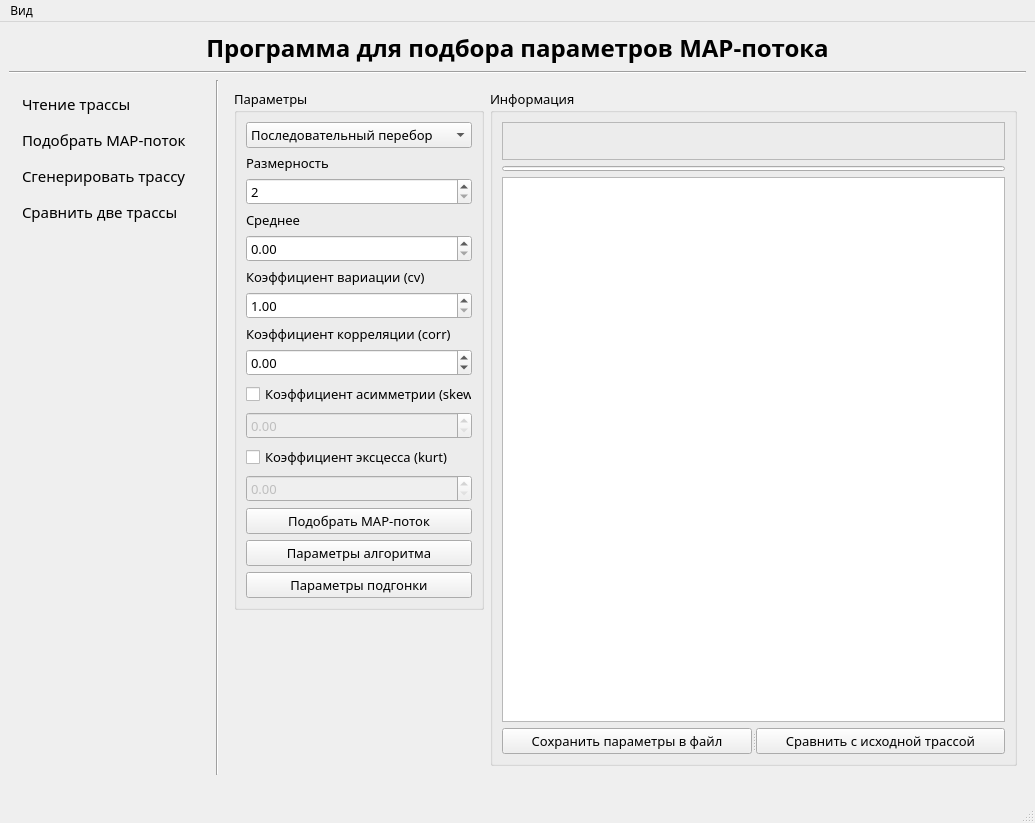
<?xml version="1.0" encoding="UTF-8"?>
<ui version="4.0">
 <class>MainWindow</class>
 <widget class="QMainWindow" name="MainWindow">
  <property name="geometry">
   <rect>
    <x>0</x>
    <y>0</y>
    <width>1035</width>
    <height>823</height>
   </rect>
  </property>
  <property name="sizePolicy">
   <sizepolicy hsizetype="Preferred" vsizetype="Preferred">
    <horstretch>0</horstretch>
    <verstretch>0</verstretch>
   </sizepolicy>
  </property>
  <property name="minimumSize">
   <size>
    <width>1035</width>
    <height>823</height>
   </size>
  </property>
  <property name="maximumSize">
   <size>
    <width>10000</width>
    <height>10000</height>
   </size>
  </property>
  <property name="baseSize">
   <size>
    <width>800</width>
    <height>5</height>
   </size>
  </property>
  <property name="font">
   <font>
    <family>Microsoft JhengHei</family>
    <pointsize>18</pointsize>
    <bold>true</bold>
   </font>
  </property>
  <property name="windowTitle">
   <string>Подбор параметров MAP-потока</string>
  </property>
  <property name="dockOptions">
   <set>QMainWindow::DockOption::AllowTabbedDocks|QMainWindow::DockOption::AnimatedDocks</set>
  </property>
  <widget class="QWidget" name="centralwidget">
   <layout class="QVBoxLayout" name="verticalLayout_11">
    <item>
     <widget class="QLabel" name="title">
      <property name="layoutDirection">
       <enum>Qt::LayoutDirection::LeftToRight</enum>
      </property>
      <property name="text">
       <string>Программа для подбора параметров MAP-потока</string>
      </property>
      <property name="alignment">
       <set>Qt::AlignmentFlag::AlignCenter</set>
      </property>
     </widget>
    </item>
    <item>
     <widget class="Line" name="line">
      <property name="orientation">
       <enum>Qt::Orientation::Horizontal</enum>
      </property>
     </widget>
    </item>
    <item>
     <layout class="QHBoxLayout" name="horizontalLayout_5">
      <item alignment="Qt::AlignmentFlag::AlignTop">
       <widget class="QWidget" name="buttons" native="true">
        <property name="styleSheet">
         <string notr="true">QPushButton {
    text-align: left;
    border-radius: 6px;
    padding: 4px;
    padding-right: 15px;
	color: palette(ButtonText);
}

QPushButton:hover {
    background-color: palette(mid);
}

QPushButton:checked {
    background-color: palette(highlight);
    color: palette(highlighted-text);
}</string>
        </property>
        <layout class="QVBoxLayout" name="verticalLayout_4">
         <item>
          <widget class="QPushButton" name="btnPageTrace">
           <property name="font">
            <font>
             <family>Microsoft JhengHei</family>
             <pointsize>11</pointsize>
             <bold>false</bold>
             <kerning>true</kerning>
            </font>
           </property>
           <property name="layoutDirection">
            <enum>Qt::LayoutDirection::LeftToRight</enum>
           </property>
           <property name="styleSheet">
            <string notr="true">QPushButton {
    text-align: left;
    border-radius: 6px;
    padding: 4px;
    padding-right: 15px;
}

QPushButton:hover {
    background-color: palette(mid);
}

QPushButton:checked {
    background-color: palette(highlight);
    color: palette(highlighted-text);
}</string>
           </property>
           <property name="text">
            <string>Чтение трассы</string>
           </property>
           <property name="checkable">
            <bool>true</bool>
           </property>
           <property name="checked">
            <bool>false</bool>
           </property>
           <property name="autoExclusive">
            <bool>false</bool>
           </property>
          </widget>
         </item>
         <item>
          <widget class="QPushButton" name="btnPageSearch">
           <property name="font">
            <font>
             <family>Microsoft JhengHei</family>
             <pointsize>11</pointsize>
             <bold>false</bold>
            </font>
           </property>
           <property name="acceptDrops">
            <bool>false</bool>
           </property>
           <property name="autoFillBackground">
            <bool>false</bool>
           </property>
           <property name="styleSheet">
            <string notr="true">QPushButton {
    text-align: left;
    border-radius: 6px;
    padding: 4px;
    padding-right: 15px;
	color: palette(ButtonText);
}

QPushButton:hover {
    background-color: palette(mid);
}

QPushButton:checked {
    background-color: palette(highlight);
    color: palette(highlighted-text);
}</string>
           </property>
           <property name="text">
            <string>Подобрать MAP-поток</string>
           </property>
           <property name="checkable">
            <bool>true</bool>
           </property>
           <property name="checked">
            <bool>false</bool>
           </property>
           <property name="autoDefault">
            <bool>false</bool>
           </property>
           <property name="default">
            <bool>false</bool>
           </property>
           <property name="flat">
            <bool>false</bool>
           </property>
          </widget>
         </item>
         <item>
          <widget class="QPushButton" name="btnPageGenerate">
           <property name="font">
            <font>
             <family>Microsoft JhengHei</family>
             <pointsize>11</pointsize>
             <bold>false</bold>
            </font>
           </property>
           <property name="styleSheet">
            <string notr="true">QPushButton {
    text-align: left;
    border-radius: 6px;
    padding: 4px;
    padding-right: 15px;
}

QPushButton:hover {
    background-color: palette(mid);
}

QPushButton:checked {
    background-color: palette(highlight);
    color: palette(highlighted-text);
}</string>
           </property>
           <property name="text">
            <string>Сгенерировать трассу</string>
           </property>
           <property name="checkable">
            <bool>true</bool>
           </property>
          </widget>
         </item>
         <item>
          <widget class="QPushButton" name="btnPageCompare">
           <property name="font">
            <font>
             <family>Microsoft JhengHei</family>
             <pointsize>11</pointsize>
             <bold>false</bold>
            </font>
           </property>
           <property name="styleSheet">
            <string notr="true">QPushButton {
    text-align: left;
    border-radius: 6px;
    padding: 4px;
    padding-right: 15px;
}

QPushButton:hover {
    background-color: palette(mid);
}

QPushButton:checked {
    background-color: palette(highlight);
    color: palette(highlighted-text);
}</string>
           </property>
           <property name="text">
            <string>Сравнить две трассы</string>
           </property>
           <property name="checkable">
            <bool>true</bool>
           </property>
          </widget>
         </item>
        </layout>
       </widget>
      </item>
      <item>
       <widget class="Line" name="line_2">
        <property name="orientation">
         <enum>Qt::Orientation::Vertical</enum>
        </property>
       </widget>
      </item>
      <item>
       <widget class="QStackedWidget" name="stackedWidget">
        <property name="font">
         <font>
          <family>Microsoft JhengHei</family>
          <pointsize>10</pointsize>
          <bold>false</bold>
         </font>
        </property>
        <property name="autoFillBackground">
         <bool>false</bool>
        </property>
        <property name="styleSheet">
         <string notr="true"/>
        </property>
        <property name="currentIndex">
         <number>2</number>
        </property>
        <widget class="QWidget" name="startPage">
         <layout class="QVBoxLayout" name="verticalLayout_2">
          <item>
           <widget class="QTextBrowser" name="textBrowser">
            <property name="html">
             <string>&lt;!DOCTYPE HTML PUBLIC &quot;-//W3C//DTD HTML 4.0//EN&quot; &quot;http://www.w3.org/TR/REC-html40/strict.dtd&quot;&gt;
&lt;html&gt;&lt;head&gt;&lt;meta name=&quot;qrichtext&quot; content=&quot;1&quot; /&gt;&lt;meta charset=&quot;utf-8&quot; /&gt;&lt;style type=&quot;text/css&quot;&gt;
p, li { white-space: pre-wrap; }
hr { height: 1px; border-width: 0; }
li.unchecked::marker { content: &quot;\2610&quot;; }
li.checked::marker { content: &quot;\2612&quot;; }
&lt;/style&gt;&lt;/head&gt;&lt;body style=&quot; font-family:'Microsoft JhengHei'; font-size:10pt; font-weight:400; font-style:normal;&quot;&gt;
&lt;p style=&quot; margin-top:0px; margin-bottom:0px; margin-left:0px; margin-right:0px; -qt-block-indent:0; text-indent:0px;&quot;&gt;&lt;span style=&quot; font-size:12pt;&quot;&gt;Данная программа предназначена для подбора параметров MAP-потока. Для навигации по программе необходимо нажать необходимые кнопки снизу.&lt;/span&gt;&lt;/p&gt;
&lt;p style=&quot;-qt-paragraph-type:empty; margin-top:0px; margin-bottom:0px; margin-left:0px; margin-right:0px; -qt-block-indent:0; text-indent:0px; font-size:12pt;&quot;&gt;&lt;br /&gt;&lt;/p&gt;
&lt;p style=&quot; margin-top:0px; margin-bottom:0px; margin-left:0px; margin-right:0px; -qt-block-indent:0; text-indent:0px;&quot;&gt;&lt;span style=&quot; font-size:12pt;&quot;&gt;Кнопка &amp;quot;&lt;/span&gt;&lt;span style=&quot; font-size:12pt; font-weight:700;&quot;&gt;Считать трассу&lt;/span&gt;&lt;span style=&quot; font-size:12pt;&quot;&gt;&amp;quot; позволяет проанализировать имеющуюся выборку с моментами наступления событий и получить выборочные числовые характеристики для длин интервалов.&lt;/span&gt;&lt;/p&gt;
&lt;p style=&quot;-qt-paragraph-type:empty; margin-top:0px; margin-bottom:0px; margin-left:0px; margin-right:0px; -qt-block-indent:0; text-indent:0px; font-size:12pt;&quot;&gt;&lt;br /&gt;&lt;/p&gt;
&lt;p style=&quot; margin-top:0px; margin-bottom:0px; margin-left:0px; margin-right:0px; -qt-block-indent:0; text-indent:0px;&quot;&gt;&lt;span style=&quot; font-size:12pt;&quot;&gt;Кнопка &amp;quot;&lt;/span&gt;&lt;span style=&quot; font-size:12pt; font-weight:700;&quot;&gt;Подобрать MAP-поток&lt;/span&gt;&lt;span style=&quot; font-size:12pt;&quot;&gt;&amp;quot; позволяет подобрать параметры для MAP-потока таким образом, чтобы его числовые характеристики длин интервалов были близки к заданным.&lt;br /&gt;&lt;/span&gt;&lt;/p&gt;
&lt;p style=&quot; margin-top:0px; margin-bottom:0px; margin-left:0px; margin-right:0px; -qt-block-indent:0; text-indent:0px;&quot;&gt;&lt;span style=&quot; font-size:12pt;&quot;&gt;Кнопка &amp;quot;&lt;/span&gt;&lt;span style=&quot; font-size:12pt; font-weight:700;&quot;&gt;Сгенерировать трассу&amp;quot; &lt;/span&gt;&lt;span style=&quot; font-size:12pt;&quot;&gt;позволяет сгенерировать выборку с моментами наступления событий по заданным параметрам MAP-потока&lt;br /&gt;&lt;br /&gt;Кнопка &amp;quot;&lt;/span&gt;&lt;span style=&quot; font-size:12pt; font-weight:700;&quot;&gt;Сравнить две трассы&amp;quot; &lt;/span&gt;&lt;span style=&quot; font-size:12pt;&quot;&gt;позволяет сравнить две трассы по распределению числа событий в выборке&lt;/span&gt;&lt;/p&gt;&lt;/body&gt;&lt;/html&gt;</string>
            </property>
           </widget>
          </item>
         </layout>
        </widget>
        <widget class="QWidget" name="tracePage">
         <layout class="QVBoxLayout" name="verticalLayout_9">
          <item>
           <widget class="QLabel" name="label">
            <property name="font">
             <font>
              <family>Microsoft JhengHei</family>
              <pointsize>10</pointsize>
              <bold>true</bold>
             </font>
            </property>
            <property name="text">
             <string>Числовые характеристики длин интервалов трассы</string>
            </property>
            <property name="alignment">
             <set>Qt::AlignmentFlag::AlignCenter</set>
            </property>
           </widget>
          </item>
          <item>
           <widget class="QTextEdit" name="textEdit">
            <property name="font">
             <font>
              <family>Microsoft JhengHei</family>
              <pointsize>10</pointsize>
              <bold>false</bold>
             </font>
            </property>
            <property name="readOnly">
             <bool>true</bool>
            </property>
            <property name="html">
             <string>&lt;!DOCTYPE HTML PUBLIC &quot;-//W3C//DTD HTML 4.0//EN&quot; &quot;http://www.w3.org/TR/REC-html40/strict.dtd&quot;&gt;
&lt;html&gt;&lt;head&gt;&lt;meta name=&quot;qrichtext&quot; content=&quot;1&quot; /&gt;&lt;meta charset=&quot;utf-8&quot; /&gt;&lt;style type=&quot;text/css&quot;&gt;
p, li { white-space: pre-wrap; }
hr { height: 1px; border-width: 0; }
li.unchecked::marker { content: &quot;\2610&quot;; }
li.checked::marker { content: &quot;\2612&quot;; }
&lt;/style&gt;&lt;/head&gt;&lt;body style=&quot; font-family:'Microsoft JhengHei'; font-size:10pt; font-weight:400; font-style:normal;&quot;&gt;
&lt;p style=&quot; margin-top:0px; margin-bottom:0px; margin-left:0px; margin-right:0px; -qt-block-indent:0; text-indent:0px;&quot;&gt;Для корректного считывания трассы моменты наступления событий должны быть в текстовом документе (.txt). Каждый момент должен быть расположен на новой строчке.&lt;/p&gt;
&lt;p style=&quot; margin-top:0px; margin-bottom:0px; margin-left:0px; margin-right:0px; -qt-block-indent:0; text-indent:0px;&quot;&gt;Пример:&lt;/p&gt;
&lt;p style=&quot; margin-top:0px; margin-bottom:0px; margin-left:0px; margin-right:0px; -qt-block-indent:0; text-indent:0px;&quot;&gt;0.12&lt;/p&gt;
&lt;p style=&quot; margin-top:0px; margin-bottom:0px; margin-left:0px; margin-right:0px; -qt-block-indent:0; text-indent:0px;&quot;&gt;0.45&lt;/p&gt;
&lt;p style=&quot; margin-top:0px; margin-bottom:0px; margin-left:0px; margin-right:0px; -qt-block-indent:0; text-indent:0px;&quot;&gt;0.64&lt;/p&gt;
&lt;p style=&quot; margin-top:0px; margin-bottom:0px; margin-left:0px; margin-right:0px; -qt-block-indent:0; text-indent:0px;&quot;&gt;1.42&lt;/p&gt;
&lt;p style=&quot; margin-top:0px; margin-bottom:0px; margin-left:0px; margin-right:0px; -qt-block-indent:0; text-indent:0px;&quot;&gt;6.25 и т.д&lt;/p&gt;&lt;/body&gt;&lt;/html&gt;</string>
            </property>
           </widget>
          </item>
          <item>
           <widget class="QSplitter" name="splitter_5">
            <property name="orientation">
             <enum>Qt::Orientation::Horizontal</enum>
            </property>
            <widget class="QPushButton" name="btnReadTrace">
             <property name="font">
              <font>
               <family>Microsoft JhengHei</family>
               <pointsize>10</pointsize>
               <bold>true</bold>
              </font>
             </property>
             <property name="text">
              <string>Загрузить трассу</string>
             </property>
            </widget>
            <widget class="QPushButton" name="btnTranferCharacteristics">
             <property name="font">
              <font>
               <family>Microsoft JhengHei</family>
               <pointsize>10</pointsize>
               <bold>true</bold>
              </font>
             </property>
             <property name="text">
              <string>Использовать характеристики для подбора</string>
             </property>
            </widget>
           </widget>
          </item>
          <item>
           <widget class="QWidget" name="plotWidgetInReadTrace" native="true">
            <property name="minimumSize">
             <size>
              <width>0</width>
              <height>250</height>
             </size>
            </property>
            <property name="maximumSize">
             <size>
              <width>16777215</width>
              <height>250</height>
             </size>
            </property>
            <layout class="QVBoxLayout" name="verticalLayout_10">
             <item>
              <widget class="QLabel" name="label_12">
               <property name="maximumSize">
                <size>
                 <width>16777215</width>
                 <height>15</height>
                </size>
               </property>
               <property name="text">
                <string>Распределение числа событий при t=5</string>
               </property>
               <property name="alignment">
                <set>Qt::AlignmentFlag::AlignCenter</set>
               </property>
              </widget>
             </item>
             <item>
              <layout class="QVBoxLayout" name="verticalLayoutPlotInReadTrace"/>
             </item>
            </layout>
           </widget>
          </item>
         </layout>
        </widget>
        <widget class="QWidget" name="searchPage">
         <property name="font">
          <font>
           <family>Microsoft JhengHei</family>
           <pointsize>10</pointsize>
           <bold>false</bold>
          </font>
         </property>
         <layout class="QHBoxLayout" name="horizontalLayout">
          <item alignment="Qt::AlignmentFlag::AlignTop">
           <widget class="QGroupBox" name="groupBox">
            <property name="sizePolicy">
             <sizepolicy hsizetype="Fixed" vsizetype="Fixed">
              <horstretch>0</horstretch>
              <verstretch>0</verstretch>
             </sizepolicy>
            </property>
            <property name="minimumSize">
             <size>
              <width>0</width>
              <height>409</height>
             </size>
            </property>
            <property name="maximumSize">
             <size>
              <width>250</width>
              <height>16777215</height>
             </size>
            </property>
            <property name="layoutDirection">
             <enum>Qt::LayoutDirection::LeftToRight</enum>
            </property>
            <property name="title">
             <string>Параметры</string>
            </property>
            <layout class="QVBoxLayout" name="verticalLayout_3">
             <item>
              <widget class="QComboBox" name="comboSelectAlg">
               <item>
                <property name="text">
                 <string>Последовательный перебор</string>
                </property>
               </item>
               <item>
                <property name="text">
                 <string>Перебор в окрестности</string>
                </property>
               </item>
               <item>
                <property name="text">
                 <string>Градиентный спуск</string>
                </property>
               </item>
              </widget>
             </item>
             <item>
              <widget class="QLabel" name="label_3">
               <property name="maximumSize">
                <size>
                 <width>16777215</width>
                 <height>20</height>
                </size>
               </property>
               <property name="text">
                <string>Размерность</string>
               </property>
              </widget>
             </item>
             <item>
              <widget class="QSpinBox" name="spinSize">
               <property name="minimum">
                <number>2</number>
               </property>
               <property name="maximum">
                <number>5</number>
               </property>
              </widget>
             </item>
             <item>
              <widget class="QLabel" name="label_2">
               <property name="text">
                <string>Среднее</string>
               </property>
              </widget>
             </item>
             <item>
              <widget class="QDoubleSpinBox" name="spinMean"/>
             </item>
             <item>
              <widget class="QLabel" name="label_4">
               <property name="maximumSize">
                <size>
                 <width>16777215</width>
                 <height>20</height>
                </size>
               </property>
               <property name="text">
                <string>Коэффициент вариации (cv)</string>
               </property>
              </widget>
             </item>
             <item>
              <widget class="QDoubleSpinBox" name="spinCV">
               <property name="minimum">
                <double>1.000000000000000</double>
               </property>
              </widget>
             </item>
             <item>
              <widget class="QLabel" name="label_5">
               <property name="maximumSize">
                <size>
                 <width>16777215</width>
                 <height>20</height>
                </size>
               </property>
               <property name="text">
                <string>Коэффициент корреляции (corr)</string>
               </property>
              </widget>
             </item>
             <item>
              <widget class="QDoubleSpinBox" name="spinCorr">
               <property name="minimum">
                <double>-1.000000000000000</double>
               </property>
               <property name="maximum">
                <double>1.000000000000000</double>
               </property>
               <property name="singleStep">
                <double>0.010000000000000</double>
               </property>
              </widget>
             </item>
             <item>
              <widget class="QCheckBox" name="checkSkew">
               <property name="text">
                <string>Коэффициент асимметрии (skew)</string>
               </property>
              </widget>
             </item>
             <item>
              <widget class="QDoubleSpinBox" name="spinSkew">
               <property name="enabled">
                <bool>false</bool>
               </property>
              </widget>
             </item>
             <item>
              <widget class="QCheckBox" name="checkKurt">
               <property name="text">
                <string>Коэффициент эксцесса (kurt)</string>
               </property>
              </widget>
             </item>
             <item>
              <widget class="QDoubleSpinBox" name="spinKurt">
               <property name="enabled">
                <bool>false</bool>
               </property>
               <property name="maximum">
                <double>9999.989999999999782</double>
               </property>
              </widget>
             </item>
             <item>
              <widget class="QPushButton" name="btnStartSearch">
               <property name="toolTip">
                <string>Запускает подбор параметров</string>
               </property>
               <property name="text">
                <string>Подобрать MAP-поток</string>
               </property>
              </widget>
             </item>
             <item>
              <widget class="QPushButton" name="btnAdditionalParameters">
               <property name="toolTip">
                <string>Дополнительные параметры для выбранного алгоритма</string>
               </property>
               <property name="text">
                <string>Параметры алгоритма</string>
               </property>
              </widget>
             </item>
             <item>
              <widget class="QPushButton" name="btnGradientParams">
               <property name="toolTip">
                <string>&lt;html&gt;&lt;head/&gt;&lt;body&gt;&lt;p&gt;В случае неудачного поиска решения будет использоваться градиентный спуск с целью улучшения решения&lt;/p&gt;&lt;/body&gt;&lt;/html&gt;</string>
               </property>
               <property name="text">
                <string>Параметры подгонки</string>
               </property>
              </widget>
             </item>
            </layout>
           </widget>
          </item>
          <item>
           <widget class="QGroupBox" name="groupBox_2">
            <property name="title">
             <string>Информация</string>
            </property>
            <layout class="QVBoxLayout" name="verticalLayout_5">
             <item>
              <widget class="QFrame" name="frame">
               <property name="frameShape">
                <enum>QFrame::Shape::StyledPanel</enum>
               </property>
               <property name="frameShadow">
                <enum>QFrame::Shadow::Raised</enum>
               </property>
               <layout class="QHBoxLayout" name="horizontalLayout_3">
                <item>
                 <layout class="QHBoxLayout" name="horizontalLayout_2">
                  <item>
                   <widget class="QLabel" name="labelQ">
                    <property name="text">
                     <string/>
                    </property>
                   </widget>
                  </item>
                  <item>
                   <widget class="QLabel" name="labelLambda">
                    <property name="text">
                     <string/>
                    </property>
                   </widget>
                  </item>
                  <item>
                   <widget class="QLabel" name="labelD">
                    <property name="text">
                     <string/>
                    </property>
                   </widget>
                  </item>
                 </layout>
                </item>
               </layout>
              </widget>
             </item>
             <item>
              <widget class="QProgressBar" name="progressSearch">
               <property name="maximumSize">
                <size>
                 <width>16777215</width>
                 <height>5</height>
                </size>
               </property>
               <property name="styleSheet">
                <string notr="true">QProgressBar::chunk{
	border-radius: 5px;
	background-color: green;
}</string>
               </property>
               <property name="value">
                <number>0</number>
               </property>
               <property name="textVisible">
                <bool>false</bool>
               </property>
               <property name="orientation">
                <enum>Qt::Orientation::Horizontal</enum>
               </property>
               <property name="textDirection">
                <enum>QProgressBar::Direction::TopToBottom</enum>
               </property>
               <property name="format">
                <string>%p%</string>
               </property>
              </widget>
             </item>
             <item>
              <widget class="QTextBrowser" name="textInfoSearch">
               <property name="maximumSize">
                <size>
                 <width>16777215</width>
                 <height>16777215</height>
                </size>
               </property>
              </widget>
             </item>
             <item>
              <widget class="QSplitter" name="splitter_4">
               <property name="orientation">
                <enum>Qt::Orientation::Horizontal</enum>
               </property>
               <widget class="QPushButton" name="btnSave">
                <property name="text">
                 <string>Сохранить параметры в файл</string>
                </property>
               </widget>
               <widget class="QPushButton" name="btnCompareWithOrigin">
                <property name="minimumSize">
                 <size>
                  <width>230</width>
                  <height>0</height>
                 </size>
                </property>
                <property name="text">
                 <string>Сравнить с исходной трассой</string>
                </property>
               </widget>
              </widget>
             </item>
            </layout>
           </widget>
          </item>
         </layout>
        </widget>
        <widget class="QWidget" name="genTracePage">
         <property name="font">
          <font>
           <family>Segoe UI</family>
           <pointsize>9</pointsize>
           <bold>false</bold>
          </font>
         </property>
         <property name="styleSheet">
          <string notr="true"/>
         </property>
         <layout class="QHBoxLayout" name="horizontalLayout_4">
          <item>
           <widget class="QWidget" name="widget" native="true">
            <property name="maximumSize">
             <size>
              <width>200</width>
              <height>16777215</height>
             </size>
            </property>
            <layout class="QVBoxLayout" name="verticalLayout">
             <item>
              <widget class="QLabel" name="label_6">
               <property name="text">
                <string>Размерность MAP</string>
               </property>
              </widget>
             </item>
             <item>
              <widget class="QSpinBox" name="spinSizeMap">
               <property name="font">
                <font>
                 <family>Segoe UI</family>
                 <pointsize>10</pointsize>
                 <bold>false</bold>
                </font>
               </property>
               <property name="minimum">
                <number>2</number>
               </property>
               <property name="maximum">
                <number>5</number>
               </property>
              </widget>
             </item>
             <item>
              <widget class="QLabel" name="label_7">
               <property name="font">
                <font>
                 <family>Segoe UI</family>
                 <pointsize>10</pointsize>
                 <bold>false</bold>
                </font>
               </property>
               <property name="text">
                <string>Матрица Q</string>
               </property>
              </widget>
             </item>
             <item>
              <widget class="QPlainTextEdit" name="matrixQ">
               <property name="font">
                <font>
                 <family>Segoe UI</family>
                 <pointsize>10</pointsize>
                 <bold>false</bold>
                </font>
               </property>
               <property name="plainText">
                <string/>
               </property>
               <property name="placeholderText">
                <string>Введите элементы матрицы Q без каких-либо разделителей, через пробел</string>
               </property>
              </widget>
             </item>
             <item>
              <widget class="QLabel" name="label_8">
               <property name="font">
                <font>
                 <family>Segoe UI</family>
                 <pointsize>10</pointsize>
                 <bold>false</bold>
                </font>
               </property>
               <property name="text">
                <string>Интенсивности Λ</string>
               </property>
              </widget>
             </item>
             <item>
              <widget class="QPlainTextEdit" name="matrixL">
               <property name="font">
                <font>
                 <family>Segoe UI</family>
                 <pointsize>10</pointsize>
                 <bold>false</bold>
                </font>
               </property>
               <property name="plainText">
                <string/>
               </property>
               <property name="placeholderText">
                <string>Введите элементы матрицы Λ без каких-либо разделителей, через пробел</string>
               </property>
              </widget>
             </item>
             <item>
              <widget class="QLabel" name="label_9">
               <property name="font">
                <font>
                 <family>Segoe UI</family>
                 <pointsize>10</pointsize>
                 <bold>false</bold>
                </font>
               </property>
               <property name="text">
                <string>Матрица D</string>
               </property>
              </widget>
             </item>
             <item>
              <widget class="QPlainTextEdit" name="matrixD">
               <property name="font">
                <font>
                 <family>Segoe UI</family>
                 <pointsize>10</pointsize>
                 <bold>false</bold>
                </font>
               </property>
               <property name="plainText">
                <string/>
               </property>
               <property name="placeholderText">
                <string>Введите элементы матрицы D без каких-либо разделителей, через пробел</string>
               </property>
              </widget>
             </item>
             <item>
              <widget class="QLabel" name="label_10">
               <property name="font">
                <font>
                 <family>Segoe UI</family>
                 <pointsize>10</pointsize>
                 <bold>false</bold>
                </font>
               </property>
               <property name="text">
                <string>Число событий</string>
               </property>
              </widget>
             </item>
             <item>
              <widget class="QSpinBox" name="spinTotalEvents">
               <property name="font">
                <font>
                 <family>Segoe UI</family>
                 <pointsize>10</pointsize>
                 <bold>false</bold>
                </font>
               </property>
               <property name="wrapping">
                <bool>false</bool>
               </property>
               <property name="frame">
                <bool>true</bool>
               </property>
               <property name="minimum">
                <number>1000</number>
               </property>
               <property name="maximum">
                <number>10000000</number>
               </property>
               <property name="singleStep">
                <number>1000</number>
               </property>
              </widget>
             </item>
             <item>
              <widget class="QPushButton" name="btnGenerate">
               <property name="font">
                <font>
                 <family>Segoe UI</family>
                 <pointsize>10</pointsize>
                 <bold>false</bold>
                </font>
               </property>
               <property name="text">
                <string>Сгенерировать</string>
               </property>
              </widget>
             </item>
             <item>
              <widget class="QPushButton" name="btnLoadMap">
               <property name="font">
                <font>
                 <family>Segoe UI</family>
                 <pointsize>10</pointsize>
                 <bold>false</bold>
                </font>
               </property>
               <property name="text">
                <string>Загрузить файл</string>
               </property>
              </widget>
             </item>
            </layout>
           </widget>
          </item>
          <item>
           <widget class="QWidget" name="widget_2" native="true">
            <layout class="QVBoxLayout" name="verticalLayout_6">
             <item>
              <widget class="QTextBrowser" name="textHistory"/>
             </item>
             <item>
              <widget class="QProgressBar" name="progressGenerate">
               <property name="value">
                <number>0</number>
               </property>
              </widget>
             </item>
             <item>
              <widget class="QPushButton" name="btnSaveTrace">
               <property name="text">
                <string>Сохранить трассу</string>
               </property>
              </widget>
             </item>
            </layout>
           </widget>
          </item>
         </layout>
        </widget>
        <widget class="QWidget" name="comparePage">
         <layout class="QVBoxLayout" name="verticalLayout_7">
          <item>
           <widget class="QWidget" name="plotWidget" native="true">
            <layout class="QVBoxLayout" name="verticalLayout_8">
             <item>
              <layout class="QVBoxLayout" name="verticalLayoutPlot"/>
             </item>
             <item>
              <widget class="QSplitter" name="splitter_3">
               <property name="orientation">
                <enum>Qt::Orientation::Horizontal</enum>
               </property>
               <widget class="QPushButton" name="btnLoadTraces">
                <property name="text">
                 <string>Загрузить файлы</string>
                </property>
               </widget>
               <widget class="QPushButton" name="btnCompareTraces">
                <property name="text">
                 <string>Сравнить</string>
                </property>
               </widget>
               <widget class="QLabel" name="label_11">
                <property name="text">
                 <string>T:</string>
                </property>
                <property name="alignment">
                 <set>Qt::AlignmentFlag::AlignRight|Qt::AlignmentFlag::AlignTrailing|Qt::AlignmentFlag::AlignVCenter</set>
                </property>
               </widget>
               <widget class="QSpinBox" name="spinTime">
                <property name="minimum">
                 <number>1</number>
                </property>
                <property name="maximum">
                 <number>100</number>
                </property>
               </widget>
              </widget>
             </item>
            </layout>
           </widget>
          </item>
         </layout>
        </widget>
       </widget>
      </item>
     </layout>
    </item>
   </layout>
  </widget>
  <widget class="QStatusBar" name="statusbar">
   <property name="minimumSize">
    <size>
     <width>800</width>
     <height>0</height>
    </size>
   </property>
  </widget>
  <widget class="QMenuBar" name="menuBar">
   <property name="geometry">
    <rect>
     <x>0</x>
     <y>0</y>
     <width>1035</width>
     <height>33</height>
    </rect>
   </property>
   <property name="font">
    <font>
     <family>Microsoft JhengHei</family>
     <pointsize>9</pointsize>
     <bold>false</bold>
    </font>
   </property>
   <widget class="QMenu" name="menu">
    <property name="font">
     <font>
      <family>Microsoft JhengHei</family>
      <pointsize>9</pointsize>
      <bold>false</bold>
     </font>
    </property>
    <property name="title">
     <string>Вид</string>
    </property>
    <addaction name="lightTheme"/>
    <addaction name="darkTheme"/>
   </widget>
   <addaction name="menu"/>
  </widget>
  <action name="lightTheme">
   <property name="text">
    <string>Светлая тема</string>
   </property>
   <property name="font">
    <font>
     <family>Microsoft JhengHei</family>
    </font>
   </property>
  </action>
  <action name="darkTheme">
   <property name="text">
    <string>Темная тема</string>
   </property>
   <property name="font">
    <font>
     <family>Microsoft JhengHei</family>
    </font>
   </property>
  </action>
 </widget>
 <resources/>
 <connections/>
</ui>
